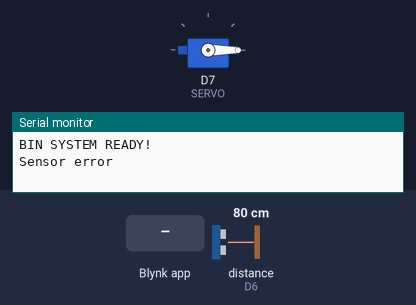
Simulated run of this sketch. Board: ESP8266 (NodeMCU). Shown: servo, the last lines printed to the serial monitor. Wiring (inferred from the names in the program): ultrasonic range finder: trigger D5; echo D6. Inputs (shaded band) come from the test bench; at power-on: distance to the obstacle (sensor on D6) 80 cm. The echo pulse lasts 58.3 µs per cm; WiFi joins after 1.5 s; servers stay silent unless stated.

Above: at 3.5 s.
3.6 s: Blynk app writes 1 to V1
At 4.9 s:
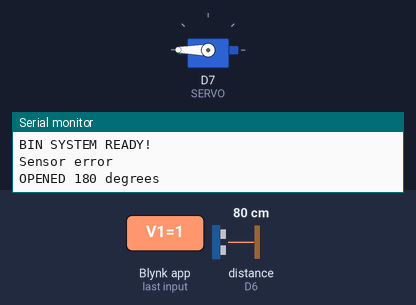
9.7 s: Blynk app writes 0 to V1
At 11.7 s:
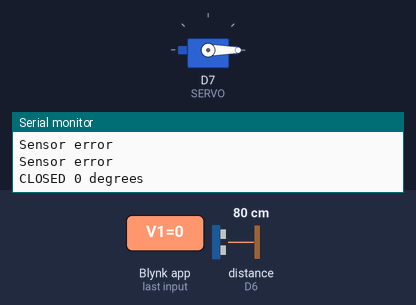
13.0 s: Blynk app writes 200 to V1
At 14.2 s:
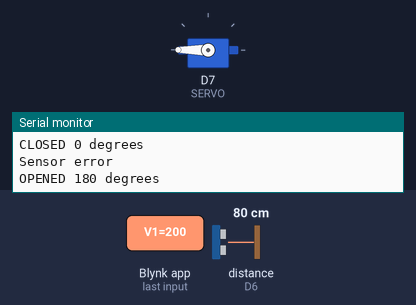
Timing chart, 0 to 15.5 s (numbered marks = the images above; inputs shaded):
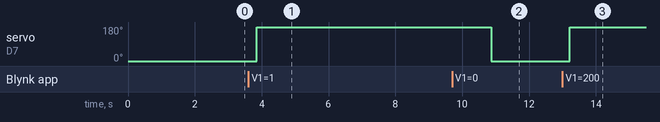

The sketch:

SmartBinManagement.ino
```cpp
/*
  Smart Bin Management System - ESP8266 NodeMCU + HC-SR04

  Replace the Wi-Fi credentials, Blynk Template ID, Template Name,
  Auth Token, and bin height before uploading.

  Wiring:
    HC-SR04 VCC  -> suitable 5V supply / VIN (check board)
    HC-SR04 GND  -> GND
    HC-SR04 TRIG -> D5 (NodeMCU)
    HC-SR04 ECHO -> D6 THROUGH A VOLTAGE DIVIDER:
                   ECHO -> 1k ohm -> D6 -> 2k ohm -> GND
    Servo signal -> D7

  Never connect the HC-SR04 5V ECHO output directly to an ESP8266 GPIO.
*/

#include <ESP8266WiFi.h>
#include <BlynkSimpleEsp8266.h>
#include <Servo.h>

#define BLYNK_TEMPLATE_ID "template id from blynk"
#define BLYNK_TEMPLATE_NAME "Bin Management"
#define BLYNK_AUTH_TOKEN "auth token from blynk"

const char* ssid = "YOUR_WIFI_NAME";
const char* pass = "YOUR_WIFI_PASSWORD";

#define TRIG D5
#define ECHO D6
#define SERVO D7

// Calibrate this distance for the actual bin.
float BIN_HEIGHT = 18.0; // Sensor-to-bin-bottom height in cm
const int OPEN_ANGLE = 180; // Servo open position
const int CLOSED_ANGLE = 0;
const int NUM_READINGS = 10;

bool alertSent = false;

Servo lidServo;

// Setup function runs only once.
void setup() {
  Serial.begin(115200);

  pinMode(TRIG, OUTPUT);
  pinMode(ECHO, INPUT);

  lidServo.attach(SERVO);
  lidServo.write(CLOSED_ANGLE);
  delay(500);

  Blynk.begin(BLYNK_AUTH_TOKEN, ssid, pass);
  Serial.println("BIN SYSTEM READY!");
}

void loop() {
  Blynk.run();
  checkBinLevel();
  delay(1000);
}

// Read ultrasonic sensor and return average distance in cm.
float getDistance() {
  long sum = 0;
  int valid = 0;

  for (int i = 0; i < NUM_READINGS; i++) {
    digitalWrite(TRIG, LOW);
    delayMicroseconds(2);

    digitalWrite(TRIG, HIGH);
    delayMicroseconds(10);
    digitalWrite(TRIG, LOW);

    long duration = pulseIn(ECHO, HIGH, 30000);

    if (duration > 0) {
      sum += duration;
      valid++;
    }

    delay(50);
  }

  if (valid == 0) return -1;

  return (sum / (float)valid) * 0.034 / 2;
}

// Calculate bin level and send an alert through Blynk.
void checkBinLevel() {
  float dist = getDistance();

  if (dist < 0 || dist > BIN_HEIGHT + 10) {
    Serial.println("Sensor error");
    return;
  }

  float fillPercent = 100.0 - (dist / BIN_HEIGHT * 100.0);
  fillPercent = constrain(fillPercent, 0, 100);

  /*
    Fill percentage formula:
    fillPercent = 100 - (distance / bin_height * 100)

    Example:
    If bin height = 18 cm and distance to waste = 5 cm:
    fill = 100 - (5 / 18 * 100) = 72.2%
  */

  Blynk.virtualWrite(V0, fillPercent);
  Blynk.virtualWrite(V2, lidServo.read());

  Serial.printf("Dist: %.1f cm | Fill: %.1f%%\n", dist, fillPercent);

  if (fillPercent >= 80.0 && !alertSent) {
    Blynk.logEvent("bin_full", String("BIN ") + fillPercent + "% FULL!");
    alertSent = true;
  }

  if (fillPercent < 70.0) alertSent = false;
}

// Bin lid on/off via manual servo control from Blynk dashboard (V1).
BLYNK_WRITE(V1) {
  int state = param.asInt();
  int target = state ? OPEN_ANGLE : CLOSED_ANGLE;

  lidServo.write(target);
  delay(800);

  Serial.println(state ? "OPENED 180 degrees" : "CLOSED 0 degrees");
}
```

Measured:
- after the input at 3.6 s, servo on D7 (SERVO): 0° → 180° after 0.26 s
- after the input at 9.7 s, servo on D7 (SERVO): 180° → 0° after 1.2 s
- after the input at 13.0 s, servo on D7 (SERVO): 0° → 180° after 0.21 s
